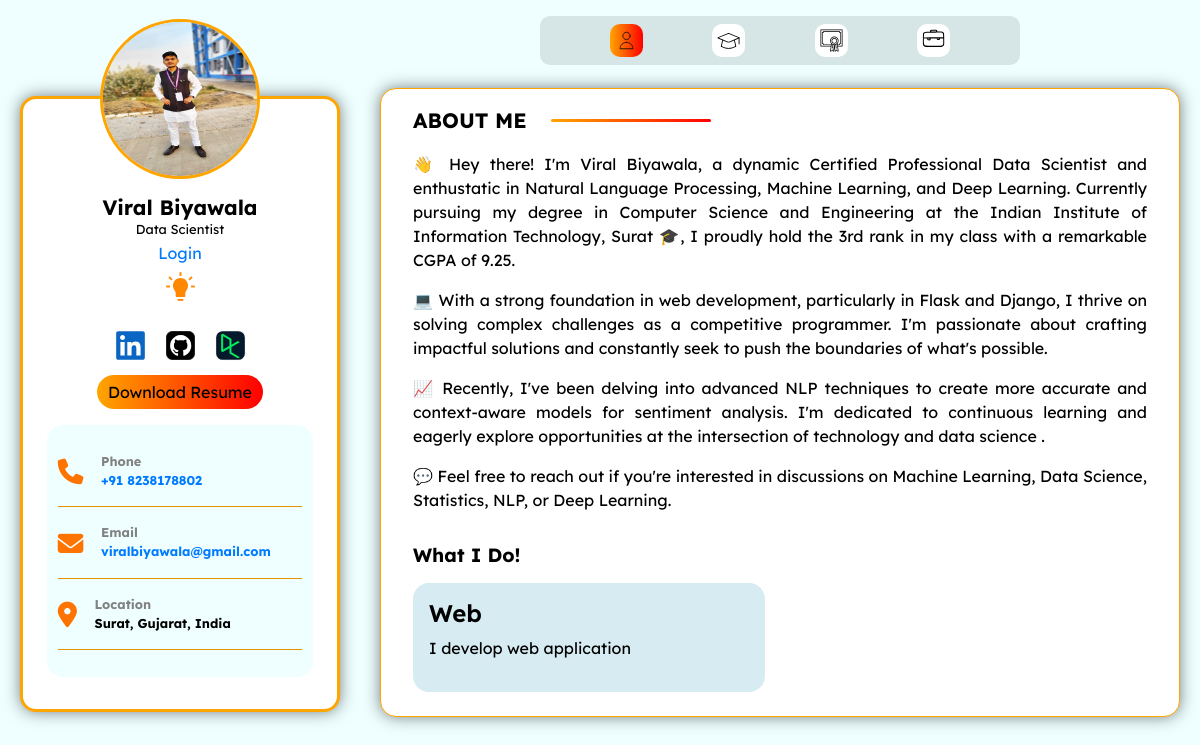
The app's page /, older data.
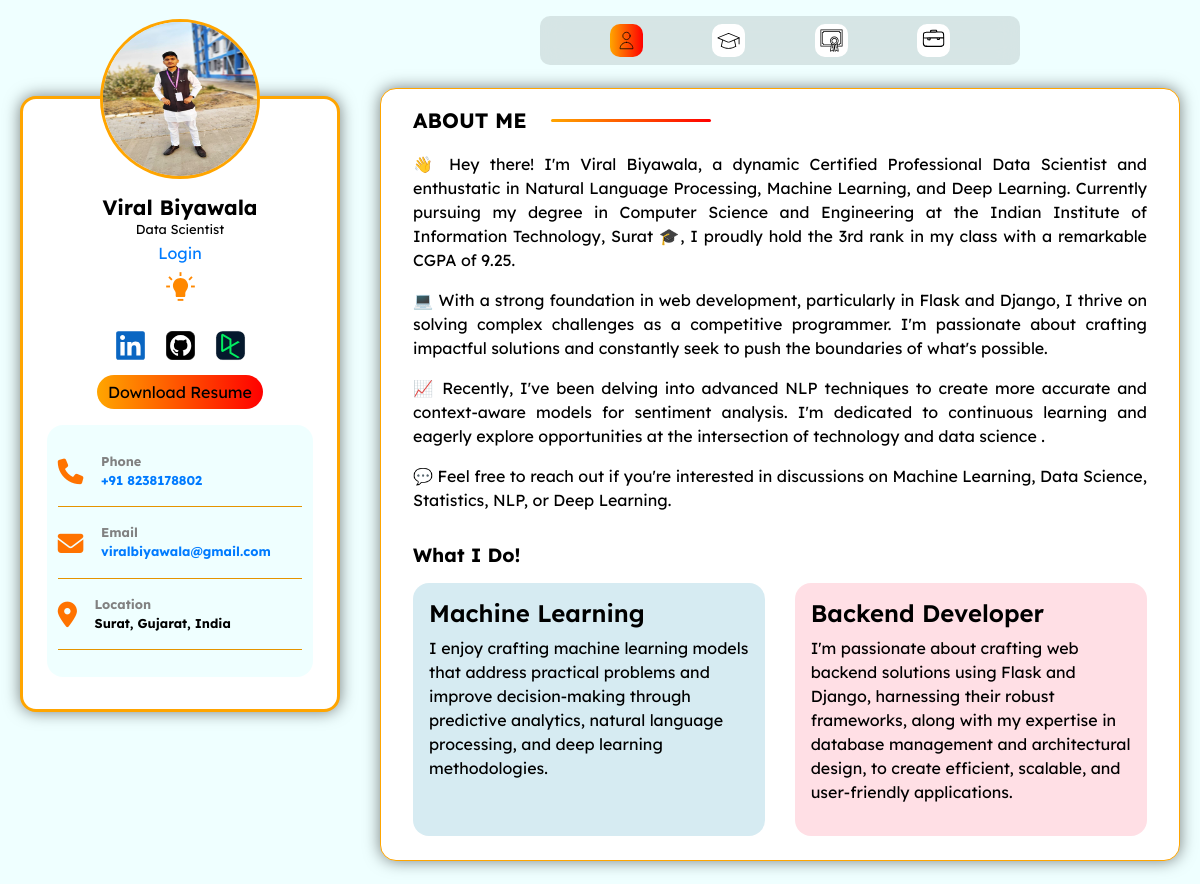
The same page, newer data.
### viralapp/models.py (models this page shows, shortened)
class BlogEntry(models.Model):
    title = models.CharField(max_length=100)
    content = models.TextField()

### viralapp/views.py (the view)
# urls.py: path('', views.dashboard_view, name='dashboard'),
def dashboard_view(request):
    superuser = User.objects.filter(is_superuser=True).first()
    if 'theme_preference' in request.GET:
        theme_preference = request.GET['theme_preference']
        request.session['theme_preference'] = theme_preference
    theme_preference = request.session.get('theme_preference', 'light')
    intro, created = Intro.objects.get_or_create(pk=1)
    if request.method == 'POST':
        content = request.POST.get('content', '')
        intro.content = content
        intro.save()
        return redirect('index')
    intro_split = intro.content.split('\n')
    allowed_extensions = ['jpg', 'jpeg', 'png']
    src = "../static/images/profile.jpg"
    for extension in allowed_extensions:
        image_path = f"viralapp/static/images/profile.{extension}"
        if os.path.isfile(image_path) == True:
            src = f"images/profile.{extension}"
            break
    blog_entries = BlogEntry.objects.all()
    context = {
        'theme_preference': theme_preference,
        'user': superuser,
        'is_superuser': True,
        'link':src,
        'intro': intro,
        'intro_split': intro_split,
        'blog_entries': blog_entries,
    }
    return render(request, 'dashboard.html', context)

### viralapp/context_processors.py (called while the page is built)
def add_login_status(request):
    return {'editable': request.user.is_authenticated}

### viralapp/templates/dashboard.html (shortened to what this page needs)
{% extends 'base.html' %}
{% load static %}
{% block extra_css %}
<link rel="stylesheet" href="{% static 'css/dashboard.css' %}" />
{% endblock %}
{% block content %}
<div class="main-content">
    <div class="join">
        <p>ABOUT ME </p>
        <div class="horizontal-bar"></div>
    </div>
    {% if editable %}
    <form method="POST">
        {% csrf_token %}
        <textarea name="content" id="intro-content"
            placeholder="Enter your intro paragraph here...">{{ intro.content }}</textarea>
        <button type="submit">Save</button>
    </form>
    <p class="subhead">What I Do!</p>
    <div id="about-me-section">
        <button id="add-blog-btn">Add Blog</button>
        <div id="blog-container">
            {% for entry in blog_entries %}
            <div class="blog-entry">
                <h4>{{ entry.title }}</h4>
                <p>{{ entry.content }}</p>
                <button class="delete-btn" data-title="{{ entry.title }}" data-content="{{ entry.content }}">Delete</button>
            </div>
            {% endfor %}
        </div>
    </div>
    {% else %}
    <div id="intro-content">
        {% for paragraph in intro_split %}
        <p>{{ paragraph }}</p>
    {% endfor %}
    </div>
    <h3 class="subhead">What I Do!</h3>
    <div id="blog-container">
        {% for entry in blog_entries %}
        <div class="blog-entry" >
            <h4>{{ entry.title }}</h4>
            <p>{{ entry.content }}</p>
        </div>
        {% endfor %}
    </div>
    {% endif %}
</div>
{% endblock %}

Row changes from the older to the newer data that the page shows:
removed BlogEntry: title "Web", content "I develop web application"
added BlogEntry: title "Machine Learning", content "I enjoy crafting machine learning models that address practical problems and improve decision-making through predictive analytics, natural language processing, and deep learning methodologies."
added BlogEntry: title "Backend Developer", content "I'm passionate about crafting web backend solutions using Flask and Django, harnessing their robust frameworks, along with my expertise in database management and architectural design, to create efficient, scalable, and user-friendly applications."
